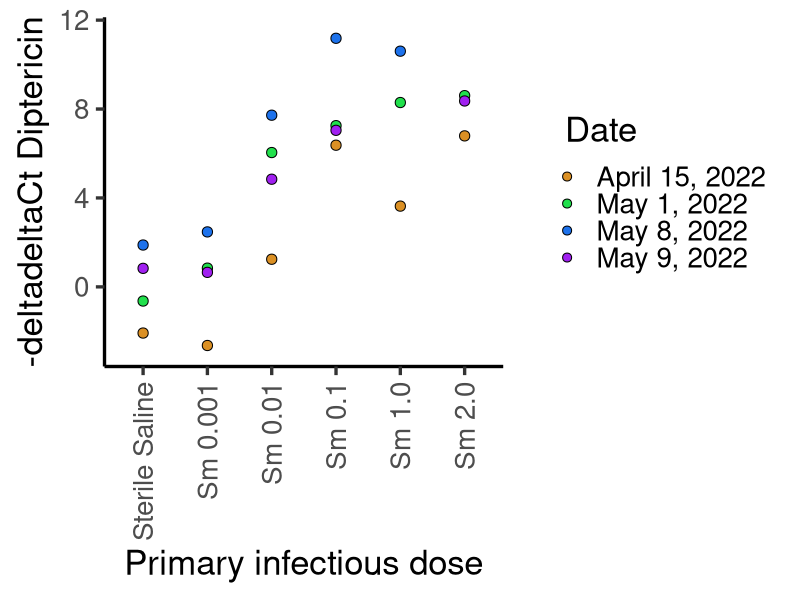

R code for this plot:
## ---- chunk 1
knitr::opts_chunk$set(echo = TRUE)
## ---- chunk 2
# Importing packages needed
library(ggplot2)

## ---- chunk 3
rm(list=ls()) #removes all old variables

#import the dataset
AMP = read.csv("AFile3_Diptericin.csv")
AMP$Dipt_deltadeltaCt_normALL<-as.numeric(as.character(AMP$Dipt_deltadeltaCt_normALL))

#removed all data for which there was poor agreement between technical replicates (>1.5 SE)
AMP_good<-subset(AMP, Dipt_Quality=="Good"|Dipt_Quality=="Okay")
AMP_0h<-subset(AMP_good, Time==0)
## ---- chunk 4
#AMPstat_0h<-subset(AMP_0h, Primary=="02_Sm0.001"|Primary=="03_Sm0.01"|Primary=="04_Sm0.1"|Primary=="05_Sm1.0"|Primary=="06_Sm2.0")
AMPmodel_0h = aov(Dipt_deltadeltaCt_normALL~Date+Primary, data=AMP_0h)
summary(AMPmodel_0h)
TukeyHSD(AMPmodel_0h,"Primary")
## ---- chunk 5
#png(file="AFigure2a.png", width=3200, height=1800, res=300)
ggplot(AMP_0h, aes(x = Primary, y = -Dipt_deltadeltaCt_normALL, fill=Date)) +
  scale_fill_manual(values=c("#DB9024", "#21E04C", "#1D72EC","purple"), 
                       name=" Date ",
                       breaks=c("04.15.2022","05.01.2022","05.08.2022","05.09.2022"),
                       labels=c("April 15, 2022", "May 1, 2022", "May 8, 2022","May 9, 2022")) +
  #geom_boxplot(position=position_dodge(0.8))+
  geom_dotplot(binaxis='y', stackdir='center') +
  #ggtitle("S. marcescens chronic infection") +
  theme_classic(base_size = 25) +
  xlab("primary infectious dose") +
  ylab("-deltadeltaCt Diptericin")+ theme(axis.text.x = element_text(angle = 90, vjust = 0.5, hjust=1))+
  scale_x_discrete("Primary infectious dose", labels = c("01_PBS"="Sterile Saline","02_Sm0.001" = "Sm 0.001", "03_Sm0.01" = "Sm 0.01","04_Sm0.1" = "Sm 0.1","05_Sm1.0" = "Sm 1.0","06_Sm2.0" = "Sm 2.0"))
#dev.off()
  
